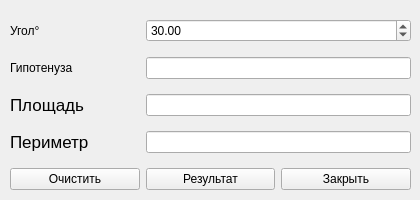
<?xml version="1.0" encoding="UTF-8"?>
<ui version="4.0">
 <class>Form</class>
 <widget class="QWidget" name="Form">
  <property name="enabled">
   <bool>true</bool>
  </property>
  <property name="geometry">
   <rect>
    <x>0</x>
    <y>0</y>
    <width>420</width>
    <height>200</height>
   </rect>
  </property>
  <property name="minimumSize">
   <size>
    <width>420</width>
    <height>200</height>
   </size>
  </property>
  <property name="maximumSize">
   <size>
    <width>420</width>
    <height>200</height>
   </size>
  </property>
  <property name="windowTitle">
   <string>Вычисление площади и периметра</string>
  </property>
  <widget class="QWidget" name="gridLayoutWidget">
   <property name="geometry">
    <rect>
     <x>10</x>
     <y>10</y>
     <width>401</width>
     <height>191</height>
    </rect>
   </property>
   <layout class="QGridLayout" name="gridLayout">
    <item row="0" column="0">
     <widget class="QLabel" name="labelAngle">
      <property name="text">
       <string>Угол°</string>
      </property>
     </widget>
    </item>
    <item row="1" column="0">
     <widget class="QLabel" name="labelHypotenuse">
      <property name="text">
       <string>Гипотенуза</string>
      </property>
     </widget>
    </item>
    <item row="2" column="0">
     <widget class="QLabel" name="labelArea">
      <property name="font">
       <font>
        <pointsize>13</pointsize>
       </font>
      </property>
      <property name="text">
       <string>Площадь</string>
      </property>
      <property name="wordWrap">
       <bool>true</bool>
      </property>
     </widget>
    </item>
    <item row="3" column="0">
     <widget class="QLabel" name="labelPerimeter">
      <property name="font">
       <font>
        <pointsize>13</pointsize>
       </font>
      </property>
      <property name="text">
       <string>Периметр</string>
      </property>
      <property name="wordWrap">
       <bool>true</bool>
      </property>
     </widget>
    </item>
    <item row="4" column="1">
     <widget class="QPushButton" name="buttonResult">
      <property name="text">
       <string>Результат</string>
      </property>
     </widget>
    </item>
    <item row="4" column="0">
     <widget class="QPushButton" name="buttonClear">
      <property name="text">
       <string>Очистить</string>
      </property>
     </widget>
    </item>
    <item row="4" column="2">
     <widget class="QPushButton" name="buttonClose">
      <property name="text">
       <string>Закрыть</string>
      </property>
     </widget>
    </item>
    <item row="1" column="1" colspan="2">
     <widget class="QLineEdit" name="boxHypotenuse"/>
    </item>
    <item row="2" column="1" colspan="2">
     <widget class="QLineEdit" name="boxArea">
      <property name="readOnly">
       <bool>true</bool>
      </property>
     </widget>
    </item>
    <item row="3" column="1" colspan="2">
     <widget class="QLineEdit" name="boxPerimeter">
      <property name="readOnly">
       <bool>true</bool>
      </property>
     </widget>
    </item>
    <item row="0" column="1" colspan="2">
     <widget class="QDoubleSpinBox" name="boxAngle">
      <property name="minimum">
       <double>0.100000000000000</double>
      </property>
      <property name="maximum">
       <double>89.989999999999995</double>
      </property>
      <property name="value">
       <double>30.000000000000000</double>
      </property>
     </widget>
    </item>
   </layout>
  </widget>
 </widget>
 <resources/>
 <connections/>
</ui>
